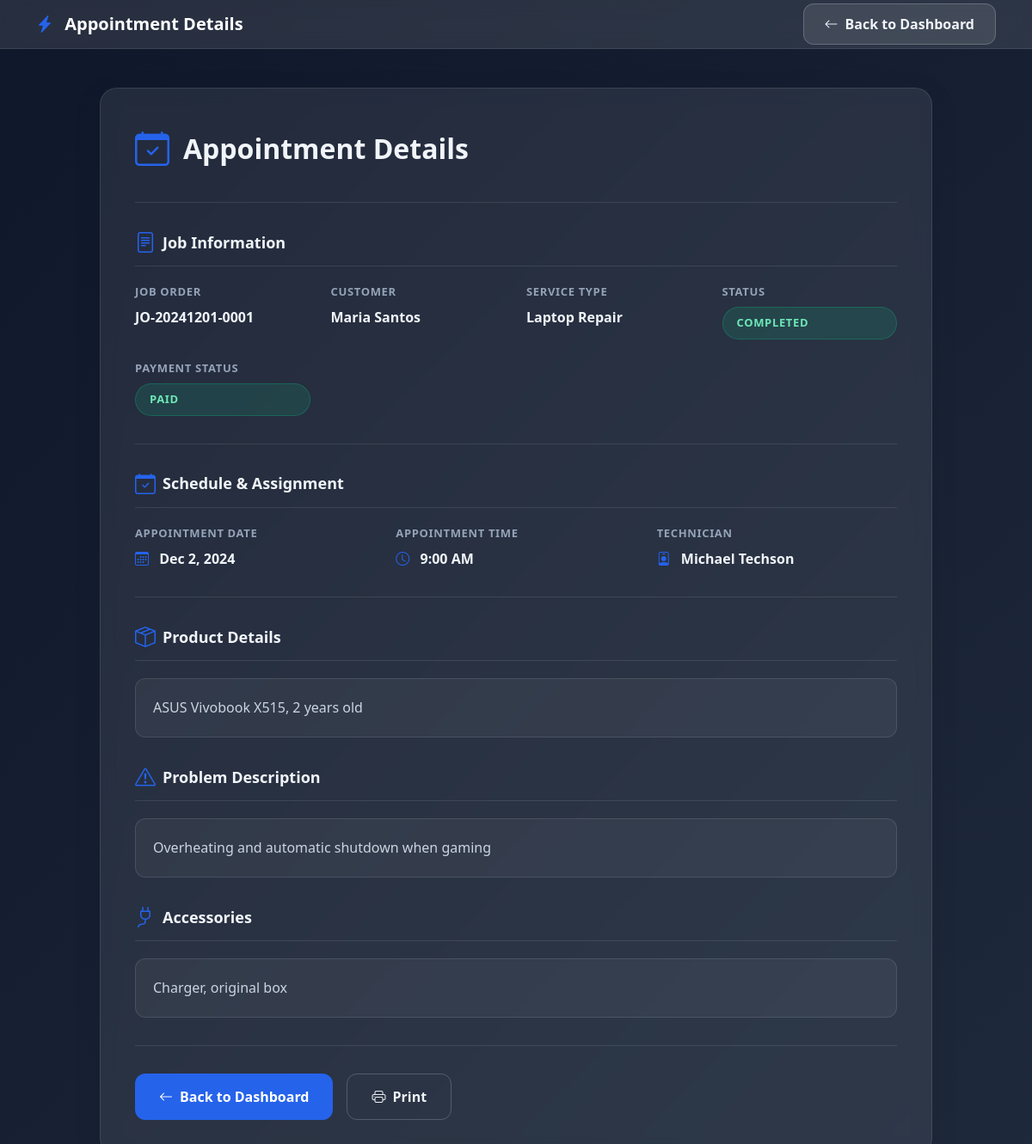
/notifications/view_appointment.php?id=1 (signed in), run on the app's committed database.
### tables this page shows
CREATE TABLE `appointments` (
  `id` INT PRIMARY KEY AUTO_INCREMENT,
  `job_order_no` VARCHAR(20) UNIQUE NOT NULL,
  `customer_id` INT NOT NULL,
  `service_type` VARCHAR(255) NOT NULL,
  `product_details` TEXT NOT NULL,
  `trouble_description` TEXT NOT NULL,
  `appointment_date` DATE NOT NULL,
  `appointment_time` TIME NOT NULL,
  `status` ENUM('scheduled', 'in-progress', 'completed', 'cancelled') DEFAULT 'scheduled',
  `payment_status` ENUM('paid', 'unpaid') DEFAULT 'unpaid',
  `technician_id` INT NULL,
  `accessories` TEXT,
  `admin_notes` TEXT,
  `created_at` TIMESTAMP DEFAULT CURRENT_TIMESTAMP,
  `updated_at` TIMESTAMP DEFAULT CURRENT_TIMESTAMP ON UPDATE CURRENT_TIMESTAMP,
  FOREIGN KEY (`customer_id`) REFERENCES `users`(`id`),
  FOREIGN KEY (`technician_id`) REFERENCES `technicians`(`id`)
);

CREATE TABLE `users` (
  `id` INT PRIMARY KEY AUTO_INCREMENT,
  `email` VARCHAR(255) UNIQUE NOT NULL,
  `password` VARCHAR(255) NOT NULL,
  `name` VARCHAR(255) NOT NULL,
  `contact_number` VARCHAR(20) NOT NULL,
  `address` TEXT NOT NULL,
  `role` ENUM('admin', 'customer') DEFAULT 'customer',
  `is_active` BOOLEAN DEFAULT TRUE,
  `created_at` TIMESTAMP DEFAULT CURRENT_TIMESTAMP,
  `updated_at` TIMESTAMP DEFAULT CURRENT_TIMESTAMP ON UPDATE CURRENT_TIMESTAMP
);

CREATE TABLE `technicians` (
  `id` INT PRIMARY KEY AUTO_INCREMENT,
  `name` VARCHAR(255) NOT NULL,
  `contact_number` VARCHAR(20),
  `specialization` VARCHAR(255),
  `is_active` BOOLEAN DEFAULT TRUE,
  `created_at` TIMESTAMP DEFAULT CURRENT_TIMESTAMP
);

### includes/config.php (called while the page is built, shortened)
<?php
function isAdmin() {
    return isset($_SESSION['user_role']) && $_SESSION['user_role'] === 'admin';
}
?>

### notifications/view_appointment.php (the view, shortened to what this page needs)
<?php
require_once '../includes/config.php';
$id = (int)($_GET['id'] ?? 0);
$db = new Database();
$pdo = $db->getConnection();
$stmt = $pdo->prepare("SELECT a.*, u.name as customer_name, t.name as technician_name
    FROM appointments a
    JOIN users u ON a.customer_id = u.id
    LEFT JOIN technicians t ON a.technician_id = t.id
    WHERE a.id = ?");
$stmt->execute([$id]);
$appointment = $stmt->fetch(PDO::FETCH_ASSOC);
function getStatusBadgeClass($status) {
    $classes = [
        'scheduled' => 'scheduled',
        'in-progress' => 'in-progress',
        'completed' => 'completed',
        'cancelled' => 'cancelled',
        'rescheduled' => 'rescheduled'
    ];
    return $classes[$status] ?? 'secondary';
}
    ?>
<!doctype html>
<html lang="en">
<head>
    <link href="https://cdn.jsdelivr.net/npm/bootstrap@5.3.0/dist/css/bootstrap.min.css" rel="stylesheet">
    <link href="https://cdn.jsdelivr.net/npm/bootstrap-icons@1.10.0/font/bootstrap-icons.css" rel="stylesheet">
</head>
<body>
    <nav class="navbar navbar-expand-lg fixed-top">
        <div class="container">
            <a class="navbar-brand" href="<?= ROOT_PATH ?>index.php">
                <i class="bi bi-lightning-charge-fill"></i>
                Appointment Details
            </a>
            <div class="ms-auto">
                <?php if (isAdmin()): ?>
                    <a href="<?= ROOT_PATH ?>admin/dashboard.php" class="btn-back">
                        <i class="bi bi-arrow-left me-2"></i>Back to Dashboard
                    </a>
                <?php else: ?>
                    <a href="<?= ROOT_PATH ?>customer/dashboard.php" class="btn-back">
                        <i class="bi bi-arrow-left me-2"></i>Back to Dashboard
                    </a>
                <?php endif; ?>
            </div>
        </div>
    </nav>
    <div class="container-appointment">
        <div class="appointment-card">
            <div class="appointment-header">
                <i class="bi bi-calendar-check"></i>
                <h1>Appointment Details</h1>
            </div>
            <div class="divider"></div>
            <div class="appointment-detail-section">
                <h6>
                    <i class="bi bi-file-text"></i>
                    Job Information
                </h6>
                <div class="appointment-detail-grid">
                    <div class="appointment-detail-item">
                        <span class="appointment-detail-label">Job Order</span>
                        <span class="appointment-detail-value"><?= htmlspecialchars($appointment['job_order_no']) ?></span>
                    </div>
                    <div class="appointment-detail-item">
                        <span class="appointment-detail-label">Customer</span>
                        <span class="appointment-detail-value"><?= htmlspecialchars($appointment['customer_name']) ?></span>
                    </div>
                    <div class="appointment-detail-item">
                        <span class="appointment-detail-label">Service Type</span>
                        <span class="appointment-detail-value"><?= htmlspecialchars($appointment['service_type']) ?></span>
                    </div>
                    <div class="appointment-detail-item">
                        <span class="appointment-detail-label">Status</span>
                        <span class="status-badge-custom <?= getStatusBadgeClass($appointment['status']) ?>">
                            <?= ucfirst($appointment['status']) ?>
                        </span>
                    </div>
                    <div class="appointment-detail-item">
                        <span class="appointment-detail-label">Payment Status</span>
                        <span class="status-badge-custom <?= ($appointment['payment_status'] ?? 'unpaid') === 'paid' ? 'completed' : 'in-progress' ?>">
                            <?= ucfirst($appointment['payment_status'] ?? 'Unpaid') ?>
                        </span>
                    </div>
                </div>
            </div>
            <div class="divider"></div>
            <div class="appointment-detail-section">
                <h6>
                    <i class="bi bi-calendar-check"></i>
                    Schedule & Assignment
                </h6>
                <div class="appointment-detail-grid">
                    <div class="appointment-detail-item">
                        <span class="appointment-detail-label">Appointment Date</span>
                        <span class="appointment-detail-value">
                            <i class="bi bi-calendar3"></i>
                            <?= date('M j, Y', strtotime($appointment['appointment_date'])) ?>
                        </span>
                    </div>
                    <div class="appointment-detail-item">
                        <span class="appointment-detail-label">Appointment Time</span>
                        <span class="appointment-detail-value">
                            <i class="bi bi-clock"></i>
                            <?= date('g:i A', strtotime($appointment['appointment_time'])) ?>
                        </span>
                    </div>
                    <div class="appointment-detail-item">
                        <span class="appointment-detail-label">Technician</span>
                        <span class="appointment-detail-value">
                            <i class="bi bi-person-badge"></i>
                            <?= htmlspecialchars($appointment['technician_name'] ?? 'Unassigned') ?>
                        </span>
                    </div>
                </div>
            </div>
            <div class="divider"></div>
            <div class="appointment-detail-section">
                <h6>
                    <i class="bi bi-box-seam"></i>
                    Product Details
                </h6>
                <div class="appointment-detail-content">
                    <p><?= htmlspecialchars($appointment['product_details']) ?></p>
                </div>
            </div>
            <div class="appointment-detail-section">
                <h6>
                    <i class="bi bi-exclamation-triangle"></i>
                    Problem Description
                </h6>
                <div class="appointment-detail-content">
                    <p><?= nl2br(htmlspecialchars($appointment['trouble_description'])) ?></p>
                </div>
            </div>
            <?php if (!empty($appointment['accessories'])): ?>
            <div class="appointment-detail-section">
                <h6>
                    <i class="bi bi-plug"></i>
                    Accessories
                </h6>
                <div class="appointment-detail-content">
                    <p><?= nl2br(htmlspecialchars($appointment['accessories'])) ?></p>
                </div>
            </div>
            <?php endif; ?>
            <div class="action-buttons">
                <?php if (isAdmin()): ?>
                    <a href="<?= ROOT_PATH ?>admin/dashboard.php" class="btn-primary-custom">
                        <i class="bi bi-arrow-left"></i> Back to Dashboard
                    </a>
                <?php else: ?>
                    <a href="<?= ROOT_PATH ?>customer/dashboard.php" class="btn-primary-custom">
                        <i class="bi bi-arrow-left"></i> Back to Dashboard
                    </a>
                <?php endif; ?>
                <button onclick="window.print()" class="btn-secondary-custom">
                    <i class="bi bi-printer"></i> Print
                </button>
            </div>
        </div>
    </div>
</body>
</html>

### notifications/view_appointment.php (style rules this page uses)
:root { --primary: #2563eb; --primary-light: #2563eb20; font-family: Inter, -apple-system, BlinkMacSystemFont, 'Segoe UI', sans-serif; }
html { scroll-behavior: smooth; }
body { background: linear-gradient(135deg, #0f172a 0%, #1e293b 100%); min-height: 100vh; color: #f1f5f9; }
.navbar { background: rgba(255, 255, 255, 0.1) !important; backdrop-filter: blur(10px); border-bottom: 1px solid rgba(255, 255, 255, 0.1); }
.navbar-brand { color: #ffffff !important; font-weight: 700; }
.navbar-brand i { color: #2563eb; margin-right: 0.5rem; }
.btn-back { background: rgba(255, 255, 255, 0.1); border: 1px solid rgba(255, 255, 255, 0.2); color: #f1f5f9 !important; border-radius: 12px; padding: 0.75rem 1.5rem; font-weight: 600; transition: all 0.3s ease; text-decoration: none; }
.container-appointment { max-width: 1000px; margin: 0 auto; padding: 2rem 1rem; padding-top: calc(70px + 2rem); }
.appointment-card { background: rgba(255, 255, 255, 0.08); backdrop-filter: blur(10px); border: 1px solid rgba(255, 255, 255, 0.1); border-radius: 20px; padding: 2.5rem; box-shadow: 0 8px 32px rgba(0, 0, 0, 0.1); }
.appointment-header { display: flex; align-items: center; gap: 1rem; margin-bottom: 2rem; }
.appointment-header i { font-size: 2.5rem; color: #2563eb; }
.appointment-header h1 { font-size: 2rem; font-weight: 700; color: #f1f5f9; margin: 0; }
.appointment-detail-section { margin-bottom: 2rem; }
.appointment-detail-section h6 { color: #f1f5f9; font-weight: 700; font-size: 1.125rem; margin-bottom: 1.25rem; display: flex; align-items: center; gap: 0.5rem; padding-bottom: 0.75rem; border-bottom: 1px solid rgba(255, 255, 255, 0.1); }
.appointment-detail-section h6 i { color: #2563eb; font-size: 1.5rem; }
.appointment-detail-grid { display: grid; grid-template-columns: repeat(auto-fit, minmax(200px, 1fr)); gap: 1.5rem; margin-bottom: 1.5rem; }
.appointment-detail-item { display: flex; flex-direction: column; gap: 0.5rem; }
.appointment-detail-label { font-size: 0.8125rem; color: #94a3b8; font-weight: 600; text-transform: uppercase; letter-spacing: 0.05em; }
.appointment-detail-value { color: #f1f5f9; font-weight: 600; font-size: 1rem; }
.appointment-detail-value i { color: #2563eb; margin-right: 0.5rem; }
.appointment-detail-content { background: rgba(255, 255, 255, 0.05); border: 1px solid rgba(255, 255, 255, 0.1); border-radius: 12px; padding: 1.25rem; color: #cbd5e0; line-height: 1.7; }
.appointment-detail-content p { color: #cbd5e0; margin: 0; }
.status-badge-custom { display: inline-flex; align-items: center; padding: 0.5rem 1rem; border-radius: 24px; font-size: 0.8125rem; font-weight: 700; text-transform: uppercase; letter-spacing: 0.05em; border: 1px solid; }
.status-badge-custom.completed { background: rgba(16, 185, 129, 0.15); color: #6ee7b7; border-color: rgba(16, 185, 129, 0.3); }
.divider { height: 1px; background: rgba(255, 255, 255, 0.1); margin: 2rem 0; }
.action-buttons { display: flex; gap: 1rem; flex-wrap: wrap; margin-top: 2rem; padding-top: 2rem; border-top: 1px solid rgba(255, 255, 255, 0.1); }
.btn-primary-custom { background: var(--primary); border: none; color: white; padding: 0.875rem 1.75rem; border-radius: 12px; font-weight: 600; transition: all 0.3s ease; cursor: pointer; text-decoration: none; display: flex; align-items: center; gap: 0.5rem; }
.btn-secondary-custom { background: transparent; border: 1px solid rgba(255, 255, 255, 0.2); color: #f1f5f9; padding: 0.875rem 1.75rem; border-radius: 12px; font-weight: 600; transition: all 0.3s ease; cursor: pointer; text-decoration: none; display: flex; align-items: center; gap: 0.5rem; }

### data on the page
appointments: job_order_no "JO-20241201-0001", customer.name "Maria Santos", service_type "Laptop Repair", status "COMPLETED", payment_status "PAID", appointment_date "Dec 2, 2024", appointment_time "9:00 AM", technician.name "Michael Techson", product_details "ASUS Vivobook X515, 2 years old", trouble_description "Overheating and automatic shutdown when gaming", accessories "Charger, original box"
